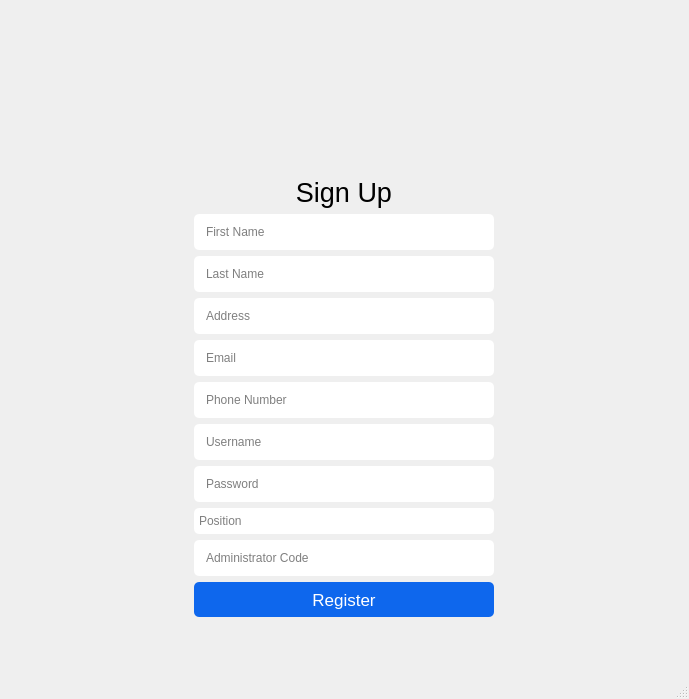
<?xml version="1.0" encoding="UTF-8"?>
<ui version="4.0">
 <class>Register</class>
 <widget class="QMainWindow" name="Register">
  <property name="geometry">
   <rect>
    <x>0</x>
    <y>0</y>
    <width>689</width>
    <height>699</height>
   </rect>
  </property>
  <property name="windowTitle">
   <string>Register</string>
  </property>
  <widget class="QWidget" name="centralwidget">
   <layout class="QGridLayout" name="gridLayout">
    <item row="0" column="0" alignment="Qt::AlignHCenter|Qt::AlignVCenter">
     <widget class="QGroupBox" name="groupBox">
      <property name="styleSheet">
       <string notr="true">QGroupBox{
border: 0;
}
QComboBox{
border-radius: 5px;
padding: 5px;
color: gray;
}
QComboBox::drop-down { 
	width: 0px; 
}</string>
      </property>
      <property name="title">
       <string/>
      </property>
      <layout class="QVBoxLayout" name="verticalLayout">
       <item alignment="Qt::AlignHCenter">
        <widget class="QLabel" name="logo">
         <property name="minimumSize">
          <size>
           <width>261</width>
           <height>111</height>
          </size>
         </property>
         <property name="maximumSize">
          <size>
           <width>261</width>
           <height>111</height>
          </size>
         </property>
         <property name="pixmap">
          <pixmap resource="Resource.qrc">:/images/Grubway.png</pixmap>
         </property>
         <property name="scaledContents">
          <bool>true</bool>
         </property>
         <property name="alignment">
          <set>Qt::AlignCenter</set>
         </property>
        </widget>
       </item>
       <item>
        <widget class="QLabel" name="label">
         <property name="font">
          <font>
           <pointsize>20</pointsize>
          </font>
         </property>
         <property name="text">
          <string>Sign Up</string>
         </property>
         <property name="alignment">
          <set>Qt::AlignCenter</set>
         </property>
        </widget>
       </item>
       <item>
        <widget class="QLineEdit" name="firstNameInput">
         <property name="enabled">
          <bool>true</bool>
         </property>
         <property name="minimumSize">
          <size>
           <width>300</width>
           <height>36</height>
          </size>
         </property>
         <property name="maximumSize">
          <size>
           <width>300</width>
           <height>36</height>
          </size>
         </property>
         <property name="styleSheet">
          <string notr="true">QLineEdit{
    padding: 10px;
    border-radius: 5px;
    }</string>
         </property>
         <property name="placeholderText">
          <string>First Name</string>
         </property>
        </widget>
       </item>
       <item>
        <widget class="QLineEdit" name="lastNameInput">
         <property name="enabled">
          <bool>true</bool>
         </property>
         <property name="styleSheet">
          <string notr="true">QLineEdit{
    padding: 10px;
    border-radius: 5px;
    }</string>
         </property>
         <property name="placeholderText">
          <string>Last Name</string>
         </property>
        </widget>
       </item>
       <item>
        <widget class="QLineEdit" name="addressInput">
         <property name="enabled">
          <bool>true</bool>
         </property>
         <property name="styleSheet">
          <string notr="true">QLineEdit{
    padding: 10px;
    border-radius: 5px;
    }</string>
         </property>
         <property name="placeholderText">
          <string>Address</string>
         </property>
        </widget>
       </item>
       <item>
        <widget class="QLineEdit" name="emailInput">
         <property name="enabled">
          <bool>true</bool>
         </property>
         <property name="styleSheet">
          <string notr="true">QLineEdit{
    padding: 10px;
    border-radius: 5px;
    }</string>
         </property>
         <property name="placeholderText">
          <string>Email</string>
         </property>
        </widget>
       </item>
       <item>
        <widget class="QLineEdit" name="phoneNumberInput">
         <property name="enabled">
          <bool>true</bool>
         </property>
         <property name="styleSheet">
          <string notr="true">QLineEdit{
    padding: 10px;
    border-radius: 5px;
    }</string>
         </property>
         <property name="placeholderText">
          <string>Phone Number</string>
         </property>
        </widget>
       </item>
       <item>
        <widget class="QLineEdit" name="usernameInput">
         <property name="enabled">
          <bool>true</bool>
         </property>
         <property name="styleSheet">
          <string notr="true">QLineEdit{
    padding: 10px;
    border-radius: 5px;
    }</string>
         </property>
         <property name="placeholderText">
          <string>Username</string>
         </property>
        </widget>
       </item>
       <item>
        <widget class="QLineEdit" name="passwordInput">
         <property name="styleSheet">
          <string notr="true">QLineEdit{
    padding: 10px;
    border-radius: 5px;
    }</string>
         </property>
         <property name="echoMode">
          <enum>QLineEdit::Password</enum>
         </property>
         <property name="placeholderText">
          <string>Password</string>
         </property>
        </widget>
       </item>
       <item>
        <widget class="QComboBox" name="comboBox">
         <property name="styleSheet">
          <string notr="true"/>
         </property>
         <property name="currentText">
          <string/>
         </property>
         <property name="currentIndex">
          <number>-1</number>
         </property>
         <property name="placeholderText">
          <string>Position</string>
         </property>
         <item>
          <property name="text">
           <string>Cashier</string>
          </property>
         </item>
         <item>
          <property name="text">
           <string>Manager</string>
          </property>
         </item>
         <item>
          <property name="text">
           <string>Administrator</string>
          </property>
         </item>
        </widget>
       </item>
       <item>
        <widget class="QLineEdit" name="code">
         <property name="styleSheet">
          <string notr="true">QLineEdit{
    padding: 10px;
    border-radius: 5px;
    }</string>
         </property>
         <property name="placeholderText">
          <string>Administrator Code</string>
         </property>
        </widget>
       </item>
       <item>
        <widget class="QPushButton" name="RegisterButton">
         <property name="minimumSize">
          <size>
           <width>300</width>
           <height>35</height>
          </size>
         </property>
         <property name="maximumSize">
          <size>
           <width>300</width>
           <height>35</height>
          </size>
         </property>
         <property name="font">
          <font>
           <pointsize>13</pointsize>
           <italic>false</italic>
           <bold>false</bold>
           <kerning>true</kerning>
          </font>
         </property>
         <property name="styleSheet">
          <string notr="true">QPushButton{
    color: white;
    background-color: #0e67ed;
    border-radius: 5px;
    padding: 5px;
    }</string>
         </property>
         <property name="text">
          <string>Register</string>
         </property>
        </widget>
       </item>
      </layout>
     </widget>
    </item>
   </layout>
  </widget>
  <widget class="QMenuBar" name="menubar">
   <property name="geometry">
    <rect>
     <x>0</x>
     <y>0</y>
     <width>689</width>
     <height>37</height>
    </rect>
   </property>
  </widget>
  <widget class="QStatusBar" name="statusbar"/>
 </widget>
 <resources>
  <include location="Resource.qrc"/>
 </resources>
 <connections/>
</ui>
